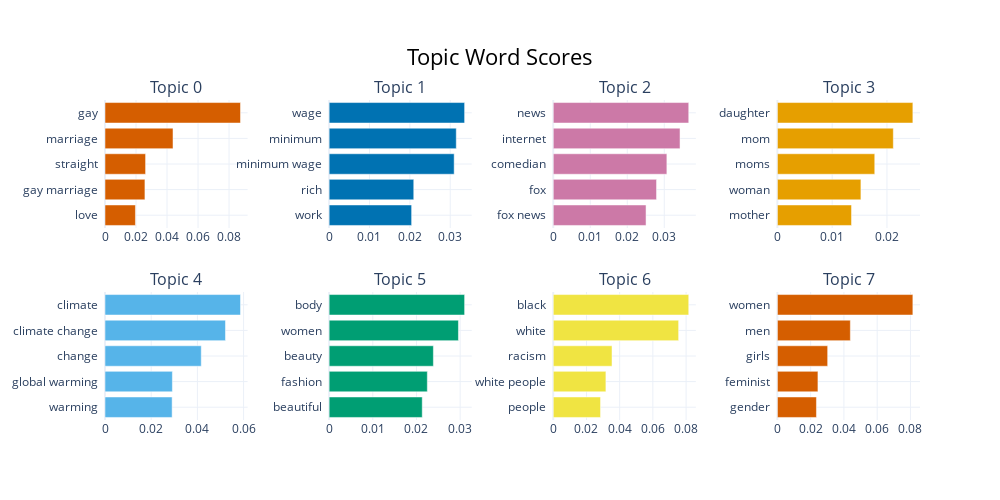

This figure's notebook cell:
### Code cell
#Some visualizations - top 8 most frequent topics
print(topic_model.get_topic_freq().sort_values("Count",ascending=False))
topic_model.visualize_barchart(top_n_topics=8)

### Figure 1 — Plotly figure (JSON) as saved in the notebook; plotly's stock layout.template omitted (floating-point values rounded to 4 significant figures)
{"data": [{"marker": {"color": "#D55E00"}, "orientation": "h", "type": "bar", "x": [0.01963, 0.02575, 0.02617, 0.04385, 0.08737], "xaxis": "x", "y": ["love  ", "gay marriage  ", "straight  ", "marriage  ", "gay  "], "yaxis": "y"}, {"marker": {"color": "#0072B2"}, "orientation": "h", "type": "bar", "x": [0.02043, 0.02096, 0.03097, 0.03149, 0.03356], "xaxis": "x2", "y": ["work  ", "rich  ", "minimum wage  ", "minimum  ", "wage  "], "yaxis": "y2"}, {"marker": {"color": "#CC79A7"}, "orientation": "h", "type": "bar", "x": [0.02508, 0.02792, 0.03071, 0.03426, 0.03662], "xaxis": "x3", "y": ["fox news  ", "fox  ", "comedian  ", "internet  ", "news  "], "yaxis": "y3"}, {"marker": {"color": "#E69F00"}, "orientation": "h", "type": "bar", "x": [0.01353, 0.01524, 0.01777, 0.02116, 0.02473], "xaxis": "x4", "y": ["mother  ", "woman  ", "moms  ", "mom  ", "daughter  "], "yaxis": "y4"}, {"marker": {"color": "#56B4E9"}, "orientation": "h", "type": "bar", "x": [0.02907, 0.02918, 0.04168, 0.05216, 0.05866], "xaxis": "x5", "y": ["warming  ", "global warming  ", "change  ", "climate change  ", "climate  "], "yaxis": "y5"}, {"marker": {"color": "#009E73"}, "orientation": "h", "type": "bar", "x": [0.02132, 0.02248, 0.02387, 0.02961, 0.03102], "xaxis": "x6", "y": ["beautiful  ", "fashion  ", "beauty  ", "women  ", "body  "], "yaxis": "y6"}, {"marker": {"color": "#F0E442"}, "orientation": "h", "type": "bar", "x": [0.02848, 0.03171, 0.03539, 0.07551, 0.0816], "xaxis": "x7", "y": ["people  ", "white people  ", "racism  ", "white  ", "black  "], "yaxis": "y7"}, {"marker": {"color": "#D55E00"}, "orientation": "h", "type": "bar", "x": [0.02349, 0.02438, 0.03024, 0.04388, 0.08146], "xaxis": "x8", "y": ["gender  ", "feminist  ", "girls  ", "men  ", "women  "], "yaxis": "y8"}], "layout": {"annotations": [{"font": {"size": 16}, "showarrow": false, "text": "Topic 0", "x": 0.0875, "xanchor": "center", "xref": "paper", "y": 1, "yanchor": "bottom", "yref": "paper"}, {"font": {"size": 16}, "showarrow": false, "text": "Topic 1", "x": 0.3625, "xanchor": "center", "xref": "paper", "y": 1, "yanchor": "bottom", "yref": "paper"}, {"font": {"size": 16}, "showarrow": false, "text": "Topic 2", "x": 0.6375, "xanchor": "center", "xref": "paper", "y": 1, "yanchor": "bottom", "yref": "paper"}, {"font": {"size": 16}, "showarrow": false, "text": "Topic 3", "x": 0.9125, "xanchor": "center", "xref": "paper", "y": 1, "yanchor": "bottom", "yref": "paper"}, {"font": {"size": 16}, "showarrow": false, "text": "Topic 4", "x": 0.0875, "xanchor": "center", "xref": "paper", "y": 0.4, "yanchor": "bottom", "yref": "paper"}, {"font": {"size": 16}, "showarrow": false, "text": "Topic 5", "x": 0.3625, "xanchor": "center", "xref": "paper", "y": 0.4, "yanchor": "bottom", "yref": "paper"}, {"font": {"size": 16}, "showarrow": false, "text": "Topic 6", "x": 0.6375, "xanchor": "center", "xref": "paper", "y": 0.4, "yanchor": "bottom", "yref": "paper"}, {"font": {"size": 16}, "showarrow": false, "text": "Topic 7", "x": 0.9125, "xanchor": "center", "xref": "paper", "y": 0.4, "yanchor": "bottom", "yref": "paper"}], "height": 500, "hoverlabel": {"bgcolor": "white", "font": {"family": "Rockwell", "size": 16}}, "showlegend": false, "title": {"font": {"color": "Black", "size": 22}, "text": "Topic Word Scores", "x": 0.5, "xanchor": "center", "yanchor": "top"}, "width": 1000, "xaxis": {"anchor": "y", "domain": [0, 0.175], "showgrid": true}, "xaxis2": {"anchor": "y2", "domain": [0.275, 0.45], "showgrid": true}, "xaxis3": {"anchor": "y3", "domain": [0.55, 0.725], "showgrid": true}, "xaxis4": {"anchor": "y4", "domain": [0.825, 1], "showgrid": true}, "xaxis5": {"anchor": "y5", "domain": [0, 0.175], "showgrid": true}, "xaxis6": {"anchor": "y6", "domain": [0.275, 0.45], "showgrid": true}, "xaxis7": {"anchor": "y7", "domain": [0.55, 0.725], "showgrid": true}, "xaxis8": {"anchor": "y8", "domain": [0.825, 1], "showgrid": true}, "yaxis": {"anchor": "x", "domain": [0.6, 1], "showgrid": true}, "yaxis2": {"anchor": "x2", "domain": [0.6, 1], "showgrid": true}, "yaxis3": {"anchor": "x3", "domain": [0.6, 1], "showgrid": true}, "yaxis4": {"anchor": "x4", "domain": [0.6, 1], "showgrid": true}, "yaxis5": {"anchor": "x5", "domain": [0, 0.4], "showgrid": true}, "yaxis6": {"anchor": "x6", "domain": [0, 0.4], "showgrid": true}, "yaxis7": {"anchor": "x7", "domain": [0, 0.4], "showgrid": true}, "yaxis8": {"anchor": "x8", "domain": [0, 0.4], "showgrid": true}}}
